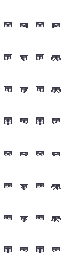
#> input picture assets/wardrobe/pants/pants_00_belt.png, 64 x 256 px, given in place of ter - Stardew Valley - Playable Characters - Farmer Base.png, which was not available
$ python slice_stardew.py
#> lines starting #> are read from the running program, lines starting #| are printed output that depends on the picture; pictures that were not available may be replaced by others from this repository, and a replacement may not be noted
#!/usr/bin/env python3
"""
Cuts the Stardew Valley farmer sheets (The Spriters Resource rips in
Downloads) into assets/wardrobe/: one small PNG per body, hairstyle, hat,
accessory, pair of pants and shirt, in the layouts tools/wardrobe.py reads
(see assets/wardrobe/README.md). Run it once (again to start over: it only
writes, it never deletes what you've drawn yourself):

    python tools/slice_stardew.py [--src "C:/Users/<you>/Downloads"] [--out assets/wardrobe]

Sheets it looks for (in --src), the frame layouts it found in them:
  "... - Farmer Base.png"   8 sheets of 288x672 (4 across, 2 down): 6 columns x
                            21 rows of 16x32 body frames; arms 96 px right of
                            each body frame, raised (carrying) arms 192 px right.
                            Sheet 1 = male (bald), 5 = female (bald).
                            Walking: down 0,1,2  right 6,7,8  up 12,13,14
                            (left = right mirrored). The carrying arms (raised
                            straight up) are drawn here, not taken from the sheet.
  "... - Pants.png"         20 pants in 192x688 blocks (10 across): the same
                            frames as the body; male in the left 96 px, female the right.
  "... - Hairstyles.png"    16x32 cells. Two files side by side: the left 128 px 3 down
                            per style (down, right, up), the right 128 px 4 down (+ left).
  "... - Hats.png"          20x20 cells, 12 across, 4 down per hat: down, right, left, up.
  "... - Accessories.png"   16x16 cells, 8 across, 2 down each: down, right.
  "... - Shirts.png"        (optional) 8x8 cells, 16 across in the left 128 px,
                            4 down per shirt: down, right, left, up.
Without a shirts sheet, one plain shirt is made from the body's own chest.
"""
import os
import argparse
from PIL import Image, ImageOps

PREFIX = 'PC _ Computer - Stardew Valley - Playable Characters - '
WALK = {'down': (0, 1, 0, 2), 'right': (6, 7, 6, 8), 'up': (12, 13, 12, 14)}
ROWS = ('down', 'right', 'left', 'up')      # the row order of every 4-direction strip
BODIES = {'male': 1, 'female': 5}           # sheet index in Farmer Base.png


def empty(im):
    return im.getchannel('A').getextrema()[1] == 0


def head_top(cell):
    a = cell.getchannel('A')
    for y in range(cell.size[1]):
        if a.crop((0, y, cell.size[0], y + 1)).getextrema()[1]:
            return y
    return 0


def frame(sheet, ox, oy, f, dx=0):
    x, y = ox + dx + f % 6 * 16, oy + f // 6 * 32
    return sheet.crop((x, y, x + 16, y + 32))


def save(im, path, made):
    os.makedirs(os.path.dirname(path), exist_ok=True)
    im.save(path)
    made.append(path)


ARM_OUT, ARM_SKIN, ARM_SHADE = (107, 0, 58), (249, 174, 137), (224, 107, 101)   # a Stardew body's skin ramp
ARM_SLEEVE, ARM_CUFF = (112, 23, 24), (74, 12, 6)   # its sleeve colours (they take the shirt's)


def raised_arms(d, top):
    """Arms raised straight up for carrying, 3 px wide (outline, skin, shadow),
    from the shoulder (10 rows under the head's top) to 2 rows over it: the
    hands under the held item, a sleeve at the shoulder."""
    im = Image.new('RGBA', (16, 32))
    px = im.load()
    shoulder, hand = top + 11, top - 2

    def arm(x0, inner):   # inner: the side towards the head (0 or 2), in the skin's shadow, not outlined
        px[x0 + 1, hand - 1] = ARM_OUT + (255,)
        for y in range(hand, shoulder + 1):
            up = shoulder - y
            mid = ARM_CUFF if up == 2 else ARM_SLEEVE if up < 2 else ARM_SHADE if y == hand else ARM_SKIN
            side = ARM_CUFF if up <= 2 else ARM_SHADE
            for x in range(3):
                px[x0 + x, y] = (mid if x == 1 else side if x == inner else ARM_OUT) + (255,)
    if d in ('down', 'up'):
        arm(1, 2)
        arm(12, 0)
    else:   # from the side: the near arm, up past the ear (in front of the face it looked wrong)
        arm(6, 0) if d == 'right' else arm(7, 2)
    return im


def slice_bodies(src, out, made):
    base = Image.open(os.path.join(src, PREFIX + 'Farmer Base.png')).convert('RGBA')
    bodies = {}
    for name, i in BODIES.items():
        ox, oy = (i % 4) * 288, (i // 4) * 672
        im = Image.new('RGBA', (64, 32 * 12))
        for r, d in enumerate(ROWS):
            src_d = 'right' if d == 'left' else d
            for c, f in enumerate(WALK[src_d]):
                cells = [frame(base, ox, oy, f), frame(base, ox, oy, f, 96)]
                for k, cell in enumerate(cells):
                    if d == 'left':
                        cell = ImageOps.mirror(cell)
                    im.alpha_composite(cell, (c * 16, (k * 4 + r) * 32))
                # carrying: both arms straight up (the side views: the near one), hands over the head
                im.alpha_composite(raised_arms(d, head_top(frame(base, ox, oy, f))), (c * 16, (8 + r) * 32))
        save(im, os.path.join(out, 'bodies', name + '.png'), made)
        bodies[name] = im
    return bodies


def slice_pants(src, out, made):
    sheet = Image.open(os.path.join(src, PREFIX + 'Pants.png')).convert('RGBA')
    for p in range((sheet.size[0] // 192) * (sheet.size[1] // 688)):
        bx, by = p % 10 * 192, p // 10 * 688
        im = Image.new('RGBA', (64, 32 * 8))
        for fit in (0, 1):   # 0: the regular body, 1: the female one (bodies named female*)
            for r, d in enumerate(ROWS):
                for c, f in enumerate(WALK['right' if d == 'left' else d]):
                    cell = frame(sheet, bx + fit * 96, by, f)
                    if d == 'left':
                        cell = ImageOps.mirror(cell)
                    im.alpha_composite(cell, (c * 16, (fit * 4 + r) * 32))
        if not empty(im):
            save(im, os.path.join(out, 'pants', f'pants_{p:02d}.png'), made)


def pants_variants(out, made):
    """More pants: patterned versions of the grey (tintable) ones - stripes,
    plaid, a belt, cuffs - drawn in their greys, so they still take any colour.
    Written as pants_<NN>_<pattern>.png next to the one they're made from."""
    d = os.path.join(out, 'pants')

    def lum(p):
        return int(0.3 * p[0] + 0.59 * p[1] + 0.11 * p[2])

    def shade(p, k):
        v = max(0, min(255, int(lum(p) * k)))
        return (v, v, v, 255)

    def stripes(px, cx, cy, x, y, cell):
        if x % 2 == 0:
            return shade(px, 0.8)

    def plaid(px, cx, cy, x, y, cell):
        a, b = x % 3 == 0, y % 3 == 0
        if a and b:
            return shade(px, 0.62)
        if a or b:
            return shade(px, 0.8)

    def belt(px, cx, cy, x, y, cell):
        top = cell['top'][x]
        if top is not None and y in (top, top + 1):
            return shade(px, 0.45) if not (cell['row'] == 0 and x in (7, 8) and y == top) else (236, 236, 236, 255)

    def cuffs(px, cx, cy, x, y, cell):
        bot = cell['bot'][x]
        if bot is not None and y == bot:
            return shade(px, 1.12)
        if bot is not None and y == bot - 1:
            return shade(px, 0.72)

    for f in sorted(os.listdir(d)):
        if not f.endswith('.png') or f.count('_') != 1:
            continue
        base = Image.open(os.path.join(d, f)).convert('RGBA')
        px = base.load()
        opaque = [px[x, y] for y in range(base.size[1]) for x in range(base.size[0]) if px[x, y][3]]
        if not opaque or any(max(p[:3]) - min(p[:3]) > 24 for p in opaque):
            continue   # coloured art: left as it is
        for name, fn in (('stripes', stripes), ('plaid', plaid), ('belt', belt), ('cuffs', cuffs)):
            im = base.copy()
            q = im.load()
            for cy in range(base.size[1] // 32):
                for cx in range(4):
                    fill = lambda x, y: px[cx * 16 + x, cy * 32 + y][3] and lum(px[cx * 16 + x, cy * 32 + y]) >= 110
                    cell = {'row': cy % 4,
                            'top': [next((y for y in range(32) if fill(x, y)), None) for x in range(16)],
                            'bot': [next((y for y in range(31, -1, -1) if fill(x, y)), None) for x in range(16)]}
                    for y in range(32):
                        for x in range(16):
                            if fill(x, y):
                                v = fn(px[cx * 16 + x, cy * 32 + y], cx, cy, x, y, cell)
                                if v:
                                    q[cx * 16 + x, cy * 32 + y] = v
            save(im, os.path.join(d, f[:-4] + '_' + name + '.png'), made)


def slice_cells(sheet_name, out_dir, prefix, cw, ch, per_row, cells_each, src, out, made, keep=None):
    path = os.path.join(src, PREFIX + sheet_name)
    if not os.path.exists(path):
        return False
    sheet = Image.open(path).convert('RGBA')
    across = per_row
    rows = sheet.size[1] // (ch * cells_each)
    for i in range(across * rows):
        x, y = i % across * cw, i // across * ch * cells_each
        im = sheet.crop((x, y, x + cw, y + ch * cells_each))
        if keep:
            im = keep(im)
        if not empty(im):
            save(im, os.path.join(out, out_dir, f'{prefix}_{i:03d}.png'), made)
    return True


def slice_hair(src, out, made):
    """The rip packs two files side by side: hairstyles.png (left 128 px, 3
    cells a style: down, right, up) and hairstyles2.png (right 128 px, 4
    cells: down, right, up, left)."""
    sheet = Image.open(os.path.join(src, PREFIX + 'Hairstyles.png')).convert('RGBA')
    n = 0
    for x0, cells in ((0, 3), (128, 4)):
        for by in range(0, sheet.size[1] - 32 * cells + 1, 32 * cells):
            for c in range(8):
                im = sheet.crop((x0 + c * 16, by, x0 + c * 16 + 16, by + 32 * cells))
                if not empty(im):
                    save(im, os.path.join(out, 'hair', f'hair_{n:03d}.png'), made)
                n += 1


def plain_shirt(bodies, out, made):
    """A plain shirt: the male body's chest (8x8 at 4,14, every direction) in greys."""
    body = bodies['male']
    im = Image.new('RGBA', (8, 32))
    for r in range(4):
        cell = body.crop((4, r * 32 + 14, 12, r * 32 + 22))
        px = cell.load()
        for y in range(8):
            for x in range(8):
                rr, g, b, a = px[x, y]
                if a:
                    v = int(0.3 * rr + 0.59 * g + 0.11 * b)
                    px[x, y] = (v, v, v, 255)
        im.alpha_composite(cell, (0, r * 8))
    save(im, os.path.join(out, 'shirts', 'shirt_plain.png'), made)


def main():
    ap = argparse.ArgumentParser(description=__doc__.split('\n')[1])
    ap.add_argument('--src', default=os.path.join(os.path.expanduser('~'), 'Downloads'))
    ap.add_argument('--out', default=os.path.join(os.path.dirname(os.path.abspath(__file__)), '..', 'assets', 'wardrobe'))
    a = ap.parse_args()
    made = []
    bodies = slice_bodies(a.src, a.out, made)
#> in slice_bodies, base is the input picture: PIL image 64x256 RGBA; mean R, G, B, A 7.4, 7.4, 8.1, 19.4
#> the loop in slice_bodies, `for name, i in BODIES.items():` made 2 passes
#> pass 1, in save, `im.save(path)`:
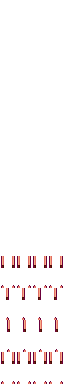
#> saved as male.png: PIL image 64x384 RGBA; mean R, G, B, A 7.1, 3, 3.4, 10.7; transparent parts drawn white
#> after the loop in slice_bodies, `for name, i in BODIES.items():`: bodies = 2 items
#> bodies = 2 items
    slice_pants(a.src, a.out, made)
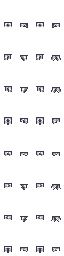
#> input picture assets/wardrobe/pants/pants_00_cuffs.png, 64 x 256 px, given in place of  Computer - Stardew Valley - Playable Characters - Pants.png, which was not available
#> in slice_pants, sheet is the input picture: PIL image 64x256 RGBA; mean R, G, B, A 9.2, 9.3, 10, 19.4
    pants_variants(a.out, made)
    slice_hair(a.src, a.out, made)
#> the loop in slice_hair, `for x0, cells in ((0, 3), (128, 4)):` made 2 passes
#> pass 1, in save (call 3), `im.save(path)`:
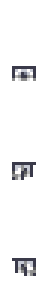
#> saved as hair_000.png: PIL image 16x96 RGBA (shown 3 times larger); mean R, G, B, A 10, 10, 10.7, 19.9; transparent parts drawn white
#> pass 1, in save (call 4), `im.save(path)`:
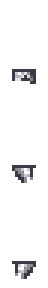
#> saved as hair_001.png: PIL image 16x96 RGBA (shown 3 times larger); mean R, G, B, A 7.6, 7.6, 8.2, 16.9; transparent parts drawn white
#> pass 1, in save (call 6), `im.save(path)`:
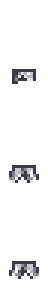
#> saved as hair_003.png: PIL image 16x96 RGBA (shown 3 times larger); mean R, G, B, A 10.2, 10.2, 11, 21.6; transparent parts drawn white
#> pass 1, in save (call 7), `im.save(path)`:
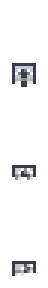
#> saved as hair_008.png: PIL image 16x96 RGBA (shown 3 times larger); mean R, G, B, A 10.8, 10.9, 11.7, 21.6; transparent parts drawn white
#> after the loop in slice_hair, `for x0, cells in ((0, 3), (128, 4)):`: im: PIL image 16x128 RGBA; every value is 0
#> after the loop in slice_hair, `for x0, cells in ((0, 3), (128, 4)):`: n = 32
    slice_cells('Hats.png', 'hats', 'hat', 20, 20, 12, 4, a.src, a.out, made)
    # accessories: down and side; nothing on the side means it only shows from the front
    slice_cells('Accessories.png', 'accessories', 'acc', 16, 16, 8, 2, a.src, a.out, made)
    shirts = slice_cells('Shirts.png', 'shirts', 'shirt', 8, 8, 16, 4, a.src, a.out, made,
                         keep=None)
    if not shirts:
        plain_shirt(bodies, a.out, made)
    print(f'{len(made)} PNGs -> {os.path.normpath(a.out)}' + ('' if shirts else ' (no Shirts sheet: made shirt_plain only)'))
#| 11 PNGs -> assets/wardrobe (no Shirts sheet: made shirt_plain only)


if __name__ == '__main__':
    main()
